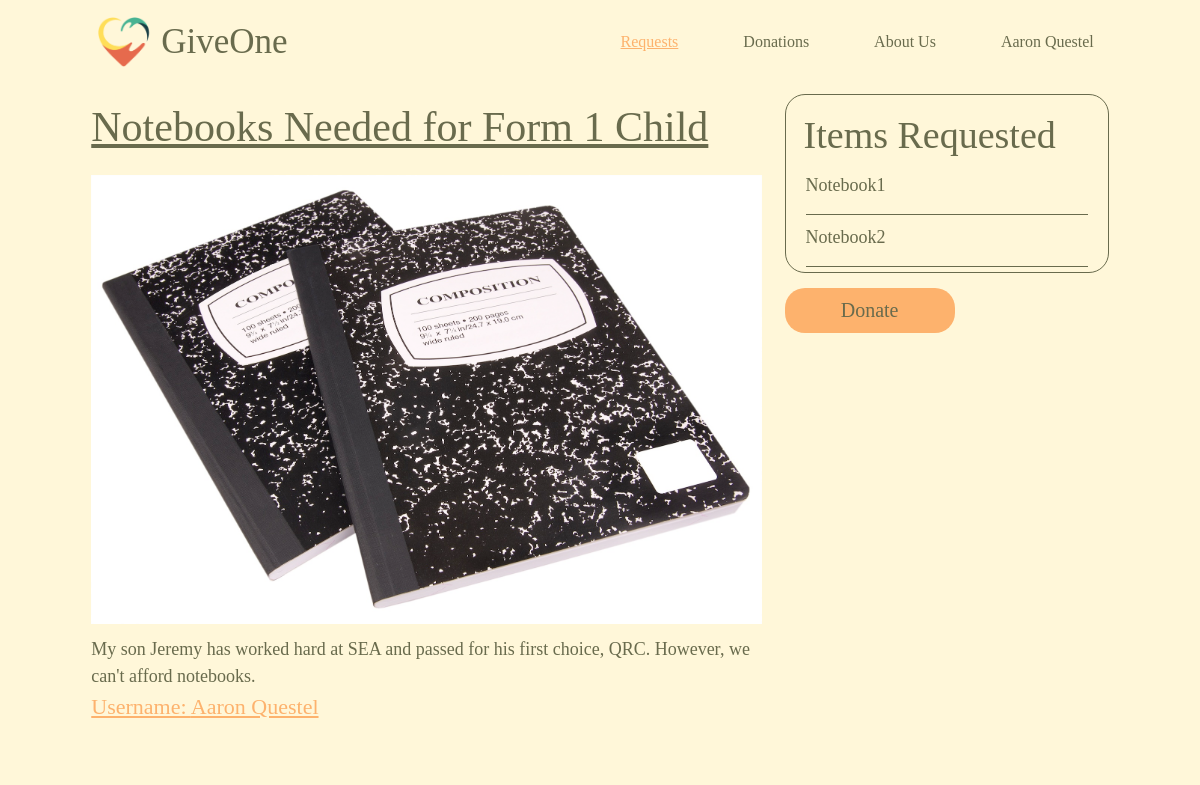
/request_page/2 (signed in), run on the app's committed database.
### models.py (models this page shows, shortened)
class User(UserMixin, db.Model):
    id = db.Column(db.Integer, primary_key=True)
    username = db.Column(db.String(80), unique=True, nullable=False)
    email = db.Column(db.String(120), unique=True, nullable=False)
    password = db.Column(db.String(120), nullable=False)
    requests = db.relationship('Requests', backref='user', lazy=True, cascade="all, delete-orphan")     #get all requests by user
    donations = db.relationship('Donations', backref='user', lazy=True, cascade="all, delete-orphan")   #get all donations for user
    uploads = db.relationship('Upload', backref='user', lazy=True, cascade="all, delete-orphan")

class Requests(db.Model):
    reqid = db.Column(db.Integer, primary_key=True)
    title = db.Column(db.String(180), nullable=False)
    body = db.Column(db.String(1000), nullable=False)
    req_items = db.Column(db.String(2000), nullable=False)
    userid = db.Column(db.Integer, db.ForeignKey('user.id'), nullable=False)
    donated = db.Column(db.Boolean, default=False)
    directions = db.Column(db.String(1000), nullable=False, default="")
    note = db.Column(db.String(1000), nullable=False, default="")
    donator_username = db.Column(db.String(180), nullable=False, default="")
    donator_email =  db.Column(db.String(180), nullable=False, default="")
    request_image = db.relationship('Request_Image', backref='requests', lazy=True, cascade="all, delete-orphan", uselist=False)

class Request_Image(db.Model):
  img_id = db.Column(db.Integer, primary_key=True)
  filename = db.Column(db.String, nullable=False)
  reqid = db.Column(db.Integer, db.ForeignKey('requests.reqid'), nullable=False)
  def get_url(self):
    return f'/uploads/{self.filename}'

### app.py (the view)
@app.route('/request_page/<int:id>', methods=['GET'])
@login_required
def request_page(id):
  request = Requests.query.filter_by(userid=current_user.id, reqid=id).first()    #find that request in  database
  if ',' in request.req_items:
    request.req_items = request.req_items.split(',')     #turn string into list of items
  return render_template('request_page.html', request=request)

### app.py (called while the page is built)
@login_manager.user_loader
def load_user(user_id):
    return User.query.get(user_id)

### templates/request_page.html (shortened to what this page needs)
<!DOCTYPE html>
<html lang="en">
    <head>
        <link rel="stylesheet" href="{{ url_for('static', filename='/request_page.css') }}">
        <link rel="stylesheet" href="https://cdnjs.cloudflare.com/ajax/libs/materialize/1.0.0/css/materialize.min.css">
    </head>
    <body onload="show_toasts()">
        <div class="mycontainer">
            <div class="row">
                <nav class="col s12 nav-bar">
                    <a class="logo-div" href="{{ url_for('homepage') }}">
                        <img src="{{ url_for('static', filename='/GiveOneLogo.png') }}" alt="GiveOne logo" class="logo">
                        <h1 class="title text">GiveOne</h1>
                    </a>
                    <ul class="nav-items">
                        <li> <a class="current-page nav-item text hide-on-med-and-down browser-default" href="{{ url_for('all_requests') }}">Requests</a> </li>
                        <li> <a class="nav-item text hide-on-med-and-down" href="{{ url_for('all_donations') }}">Donations</a> </li>
                        <li> <a class="nav-item text hide-on-med-and-down" href="{{ url_for('about_us') }}">About Us</a> </li>
                        <li> <a class="profile nav-item text hide-on-med-and-down" href="{{ url_for('profile') }}">{{ current_user.username }}</a> </li>
                    </ul>
                </nav>
            </div>
        </div>
        <div class="mycontainer">
            <div class="row">
                <div class="col s12 l8 request-body">
                    <h1 class="request-title text">{{request.title}}</h1>
                    <img src="{{ request.request_image.get_url() }}" class="request-image text">
                    <p class="request-details text">{{request.body}}</p>
                    <p class="profile-link text">Username: {{ request.user.username }}</p>
                </div>
                <div class="col s12 l4 request-items">
                    <div class="border">
                        <h1 class="items-title text">Items Requested</h1>
                        <ul class="item-list">
                                <p class="item text">{{item}}</p>
                        </ul>
                    </div>
                        <button data-target="form-modal" class="button modal-trigger text">Donate</button>
                </div>
            </div>
        </div>
    </body>
</html>

### static/request_page.css (style rules this page uses)
* { box-sizing: border-box; border: 0; margin: 0; padding: 0; background-color: #FFF7D9; font-family: 'Playfair Display', serif; }
.text { color: #696B4D; }
.mycontainer { margin-left: 80px; margin-right: 80px; }
.nav-bar { margin-top: 10px; width: 100vw; background-color: #FFF7D9; display: flex; flex-direction: row; box-shadow: none; }
.logo-div { display: flex; align-items: center; text-decoration: none; }
.logo { height: 50px; width: 70px; object-fit: fill; }
.title { padding: 0; margin: 0; font-size: 35px; font-weight: 400; }
.nav-items { margin-left: auto; }
.nav-item { margin-left: 35px; font-size: 16px; font-weight: 50; transition: font-size 0.2s; }
.current-page { color: #FDB26D; font-weight: 100; text-decoration: underline; }
.request-body { margin-bottom: 35px; }
.request-title { font-size: 42px; font-weight: 20; text-decoration: underline; margin-top: 10px; }
.request-image { max-width: 100%; object-fit: fill; }
.request-details { font-size: 18px; margin-top: 5px; }
.profile-link { font-size: 22px; color: #FDB26D; text-decoration: underline; }
.border { border: 0.8px #696B4D solid; border-radius: 20px; padding: 10px 10px 5px 10px; }
.items-title { margin: 10px 0px 15px 8px; font-size: 38px; }
.item { font-size: 18px; margin: 10px 5px 15px 10px; }
.button { background-color: #FDB26D; height: 45px; width: 170px; text-align: center; font-size: 20px; font-weight: 300; border-radius: 20px; font-family: 'Playfair Display', serif; margin: 15px auto 0px auto; transition: color height width box-shadow 0.2s; }

### data on the page
User: username "Aaron Questel", user.username "Aaron Questel"
Requests: title "Notebooks Needed for Form 1 Child", body "My son Jeremy has worked hard at SEA and passed for his first choice, QRC. However, we can't afford notebooks."
Request_Image: request_image.get_url (picture)

### other printed values
{{ item }} "Notebook1" "Notebook2"
